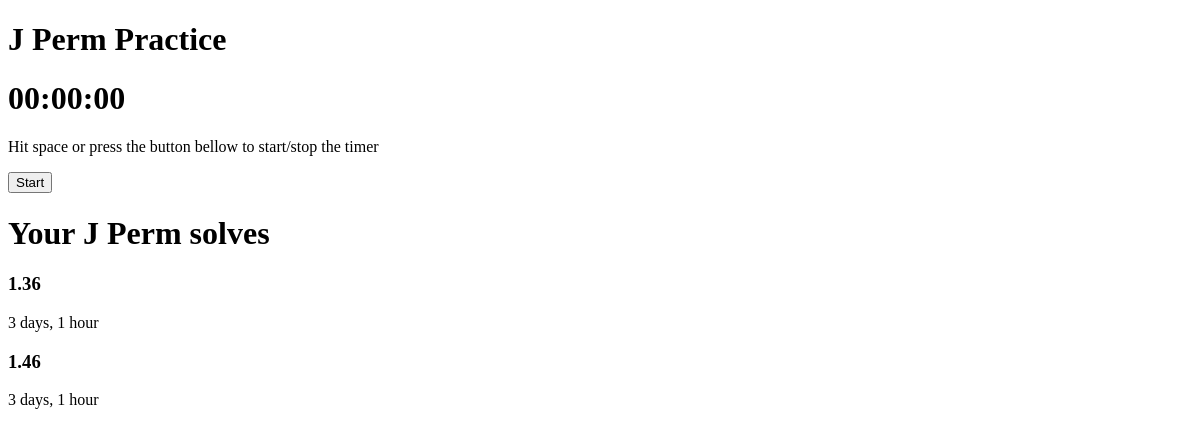
The app's page /practice/1 (signed in), older data.
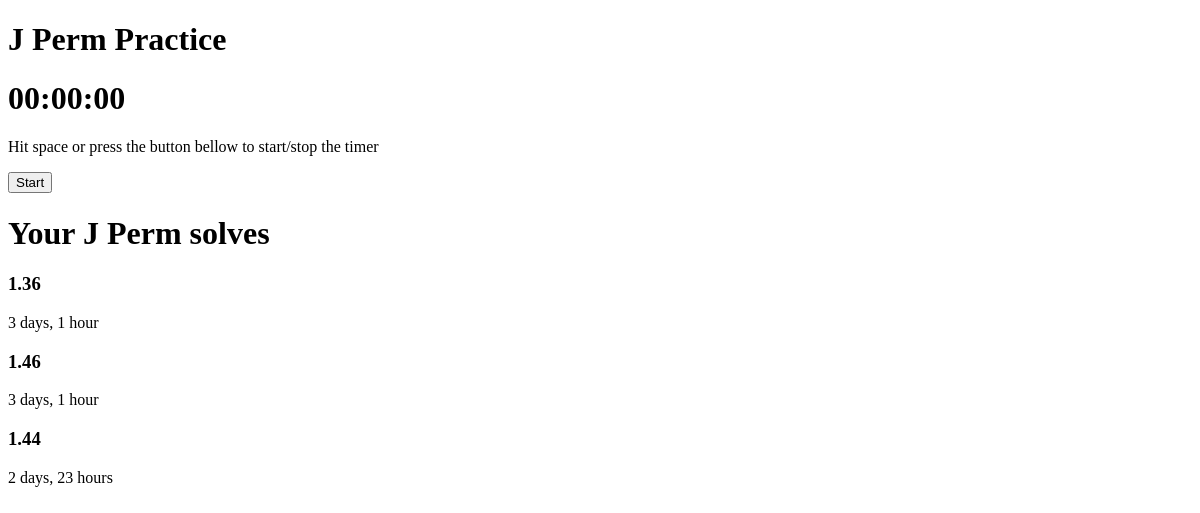
The same page, newer data.
### main/models.py (models this page shows, shortened)
class Solve(models.Model):
    user = models.ForeignKey(User, on_delete=models.CASCADE)
    time = models.FloatField()
    algorithm = models.ForeignKey(Algorithm, on_delete=models.CASCADE)
    timestamp = models.DateTimeField(auto_now_add=True)

### main/views.py (the view)
# urls.py: path('practice/<int:id>', views.practice_page, name="practice"),
def practice_page(request, id):
    algorithm = models.Algorithm.objects.get(id=id)
    solves = models.Solve.objects.filter(user=request.user, algorithm=algorithm)
    return render(request, 'practice.html', {
        "algorithm": algorithm,
        "solves": solves,
    })

### main/templates/practice.html (shortened to what this page needs)
{% extends 'layout.html' %}
{% load static %}
{% block body %}
    <div>
        <h1 id="algorithm-title">{{ algorithm.name }} Practice</h1>
        <h1 id="timer" data-algorithm-id="{{ algorithm.id }}">
            <span id="minute">00</span>:<span id="second">00</span>:<span id="milisecond">00</span>
        </h1>
        <p>Hit space or press the button bellow to start/stop the timer</p>
        <button id="timer-btn">Start</button>
    </div>
    <div>
        <h1>Your {{ algorithm.name }} solves</h1>
        {% if solves %}
            {% for solve in solves %}
                <h3>{{ solve.time|floatformat:2 }}</h3>
                <p>{{ solve.timestamp|timesince }}</p>
            {% endfor %}
        {% endif %}
    </div>
{% endblock %}

Row changes from the older to the newer data that the page shows:
added Solve: time "1.44", timestamp "2 days, 23 hours"
